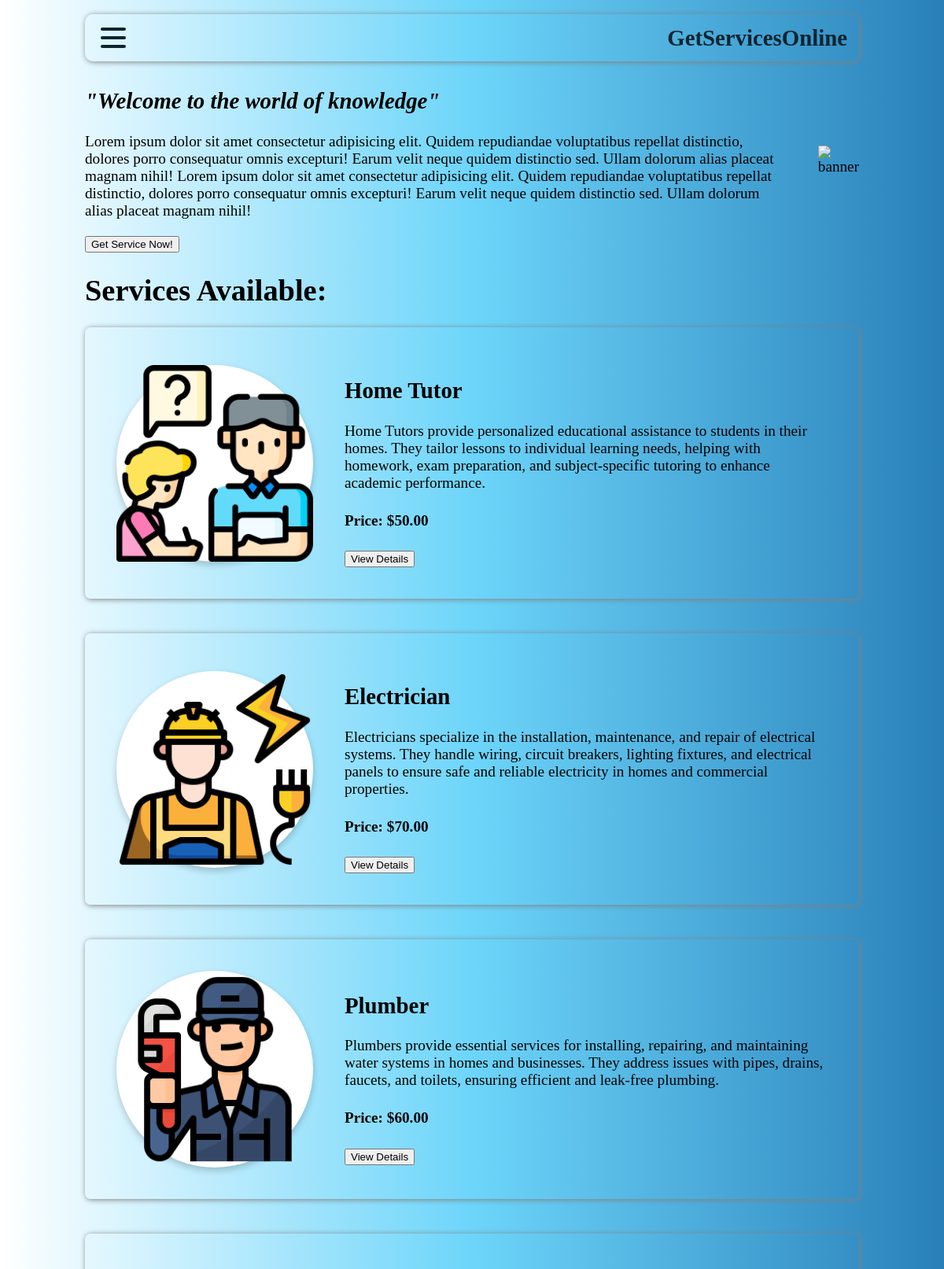
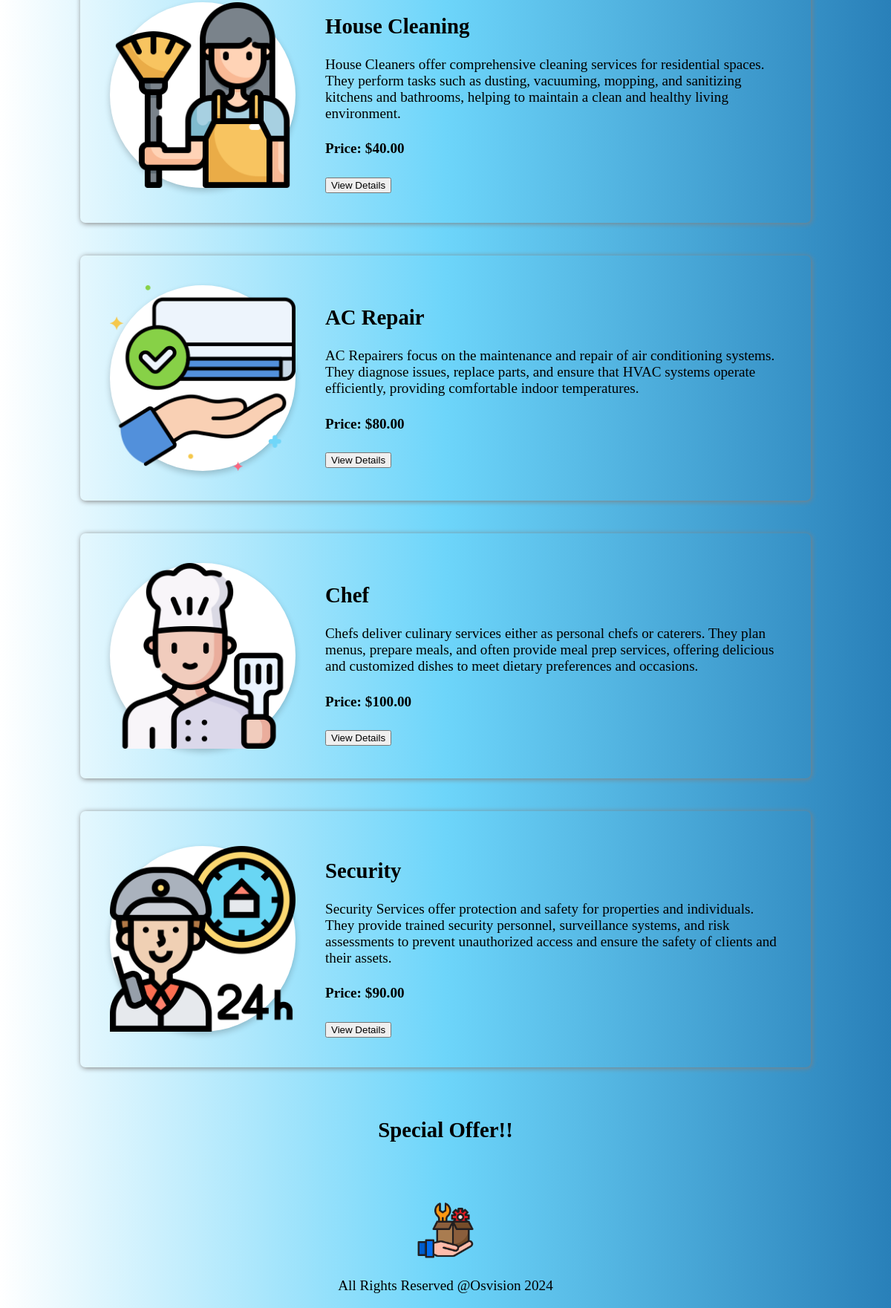
The page /admin_index.php on the database as committed earlier (2 pictures, top to bottom).
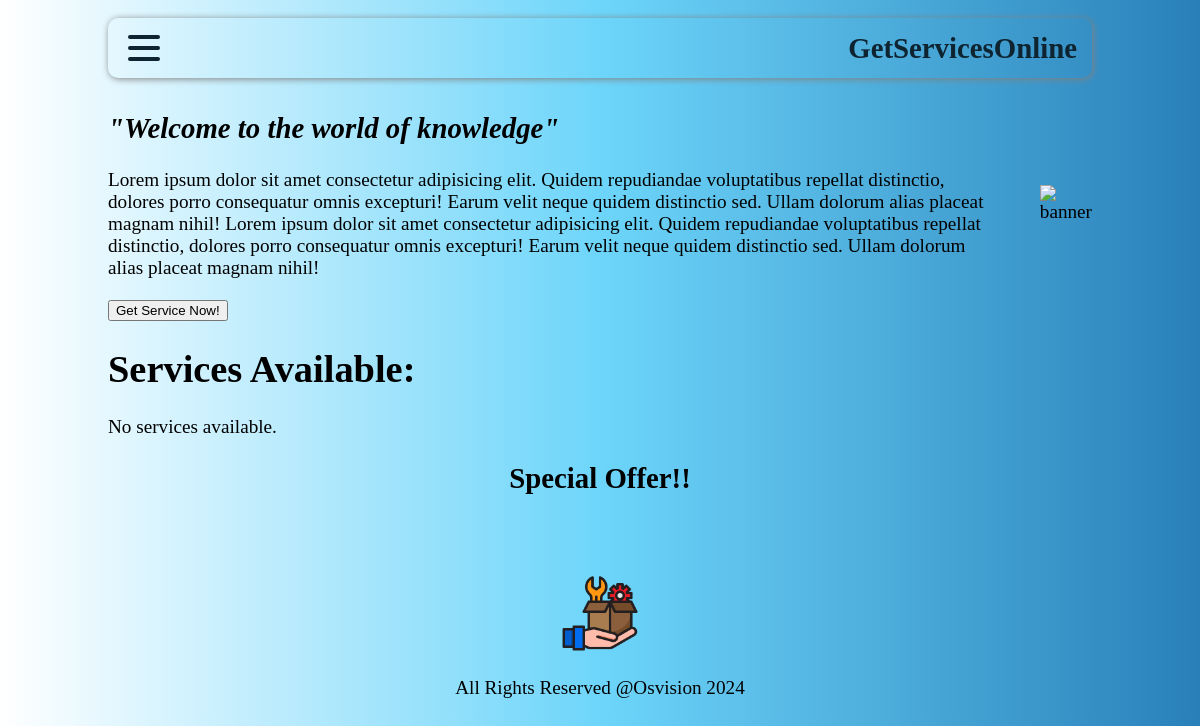
The same page on the database as committed later.
### tables this page shows
CREATE TABLE `services` (
  `ServiceID` int(11) NOT NULL,
  `ServiceName` varchar(255) NOT NULL,
  `Description` text DEFAULT NULL,
  `ImagePath` varchar(255) DEFAULT NULL,
  `Price` decimal(10,2) NOT NULL,
  `CreatedAt` timestamp NOT NULL DEFAULT current_timestamp()
);

### db_connection/services.php (the view, shortened to what this page needs)
<?php
include 'db_connection.php';
$sql = "SELECT * FROM Services";
$result = $conn->query($sql);
if ($result->num_rows > 0) {
    while($row = $result->fetch_assoc()) {
        echo "<div class='services'>";
        echo "<div class='centeri'>";
        echo "<div class='card'>";
        echo "<img src='images/" . $row['ImagePath'] . "' class='foto' style='width:100%' alt='" . $row['ServiceName'] . "' />";
        echo "</div>";
        echo "</div>";
        echo "<div>";
        echo "<h2>" . $row['ServiceName'] . "</h2>";
        echo "<p>" . $row['Description'] . "</p>";
        echo "<h4>Price: $" . $row['Price'] . "</h4>";
        echo "<form action='service_detail.php' method='GET'>";
        echo "<button type='submit' name='view_details'>View Details</button>";
        echo "</form>";
        echo "</div>";
        echo "</div>";
        echo "<br /><br />";
    }
} else {
    echo "No services available.";
}
?>

### admin_index.php (shortened to what this page needs)
<!DOCTYPE html>
<html lang="en">
  <head>
    <link rel="stylesheet" href="styles.css">
  </head>
  <body>
    <header>
      <nav>
            <div class="navbar">
                <div class="container nav-container">
                    <div class="hamburger-lines">
                        <span class="line line1"></span>
                        <span class="line line2"></span>
                        <span class="line line3"></span>
                    </div>
                    <div class="logo">
                        <h1>GetServicesOnline</h1>
                    </div>
                </div>
            </div>
        </nav>
      <section id="banner">
        <div>
          <i><h1>"Welcome to the world of knowledge"</h1></i>
          <p>
            Lorem ipsum dolor sit amet consectetur adipisicing elit. Quidem
            repudiandae voluptatibus repellat distinctio, dolores porro
            consequatur omnis excepturi! Earum velit neque quidem distinctio
            sed. Ullam dolorum alias placeat magnam nihil! Lorem ipsum dolor sit
            amet consectetur adipisicing elit. Quidem repudiandae voluptatibus
            repellat distinctio, dolores porro consequatur omnis excepturi!
            Earum velit neque quidem distinctio sed. Ullam dolorum alias placeat
            magnam nihil!
          </p>
          <button>Get Service Now!</button>
        </div>
        <div>
          <img width="600" src="images/mascot2.gif" alt="banner" />
        </div>
      </section>
    </header>
    <main>
      <h1>Services Available:</h1>
      <?php include 'db_connection/services.php'; ?>
      <div id="offer">
        <div>
          <h2>Special Offer!!</h2>
        </div>
      </div>
    </main>
    <br />
    <footer>
      <div>
        <img height="80" src="images/logo.png" alt="logo" />
      </div>
      <div>
        <p>All Rights Reserved @Osvision 2024</p>
      </div>
    </footer>
  </body>
</html>

### styles.css (style rules this page uses)
nav, ul, #banner, .services { display: flex; justify-content: center; align-items: center; gap: 40px; padding: 10px 100px 0px 100px; list-style: none; }
footer, #offer { text-align: center; }
body { font-size: larger; font-family: Calibri; background: #2980b9; background: -webkit-linear-gradient(to right, #ffffff, #6dd5fa, #2980b9); background: linear-gradient(to right, #ffffff, #6dd5fa, #2980b9); }
main { padding: 0px 100px 10px 100px; }
img, #parent { cursor: pointer; }
span { position: relative; }
.container { max-width: 100%; width: 100%; margin: 0px; }
.navbar { width: 100%; box-shadow: 1px 1px 7px gray; border-radius: 10px; }
.nav-container { display: flex; justify-content: space-between; align-items: center; height: 62px; }
.nav-container { display: block; position: relative; height: 60px; }
.nav-container .hamburger-lines { display: block; height: 26px; width: 32px; position: absolute; top: 17px; left: 20px; z-index: 2; display: flex; flex-direction: column; justify-content: space-between; }
.nav-container .hamburger-lines .line { display: block; height: 4px; width: 100%; border-radius: 10px; background: #0e2431; }
.nav-container .hamburger-lines .line1 { transform-origin: 0% 0%; transition: transform 0.4s ease-in-out; }
.nav-container .hamburger-lines .line2 { transition: transform 0.2s ease-in-out; }
.nav-container .hamburger-lines .line3 { transform-origin: 0% 100%; transition: transform 0.4s ease-in-out; }
.logo { position: absolute; top: -10px; right: 15px; font-size: 1.2rem; color: #0e2431; }
.services { border-radius: 7px; padding: 40px; box-shadow: 1px 1px 7px gray; }
.card { transition: transform .7s; box-shadow: 0 4px 8px 0 rgba(0, 0, 0, 0.2); border-radius: 500px; margin: auto; text-align: center; font-family: arial; background: white; width: 250px; height: 250px; }
.centeri { top: 50%; left: 50%; }

Rows that differ between the two databases and show on the page:
removed services: ImagePath (picture), ServiceName "Home Tutor", Description "Home Tutors provide personalized educational assistance to students in their homes. They tailor lessons to individual learning needs, helping with homework, exam preparation, and subject-specific tutoring to enhance academic performance.", Price "50.00"
removed services: ImagePath (picture), ServiceName "Electrician", Description "Electricians specialize in the installation, maintenance, and repair of electrical systems. They handle wiring, circuit breakers, lighting fixtures, and electrical panels to ensure safe and reliable electricity in homes and commercial properties.", Price "70.00"
removed services: ImagePath (picture), ServiceName "Plumber", Description "Plumbers provide essential services for installing, repairing, and maintaining water systems in homes and businesses. They address issues with pipes, drains, faucets, and toilets, ensuring efficient and leak-free plumbing.", Price "60.00"
removed services: ImagePath (picture), ServiceName "House Cleaning", Description "House Cleaners offer comprehensive cleaning services for residential spaces. They perform tasks such as dusting, vacuuming, mopping, and sanitizing kitchens and bathrooms, helping to maintain a clean and healthy living environment.", Price "40.00"
removed services: ImagePath (picture), ServiceName "AC Repair", Description "AC Repairers focus on the maintenance and repair of air conditioning systems. They diagnose issues, replace parts, and ensure that HVAC systems operate efficiently, providing comfortable indoor temperatures.", Price "80.00"
removed services: ImagePath (picture), ServiceName "Chef", Description "Chefs deliver culinary services either as personal chefs or caterers. They plan menus, prepare meals, and often provide meal prep services, offering delicious and customized dishes to meet dietary preferences and occasions.", Price "100.00"
removed services: ImagePath (picture), ServiceName "Security", Description "Security Services offer protection and safety for properties and individuals. They provide trained security personnel, surveillance systems, and risk assessments to prevent unauthorized access and ensure the safety of clients and their assets.", Price "90.00"
Other text that changed with them:
text now shown: "No services available."
